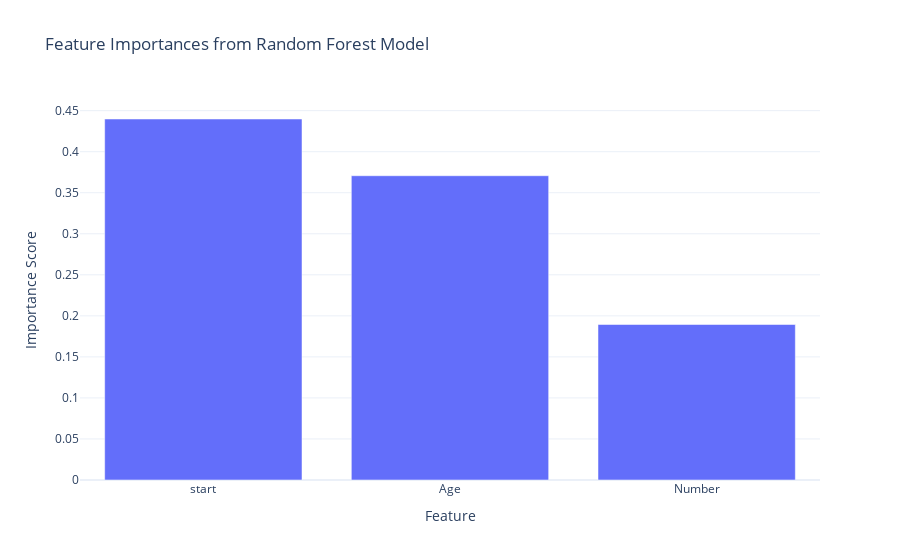

Here is the notebook cell this chart was saved with:
### Code cell
import plotly.express as px
import plotly.graph_objects as go

# Feature importances
importances = rf_model.feature_importances_
feature_names = X.columns

# Creating a DataFrame for plotting
feature_importance_df = pd.DataFrame({
    'Feature': feature_names,
    'Importance': importances
}).sort_values('Importance', ascending=False)

# Plotting feature importances
fig = px.bar(feature_importance_df, x='Feature', y='Importance',
             title='Feature Importances from Random Forest Model',
             labels={'Importance': 'Importance Score'},
             template='plotly_white')

fig.show()

### Figure 1 — Plotly figure (JSON) as saved in the notebook; plotly's stock layout.template omitted (floating-point values rounded to 4 significant figures)
{"data": [{"alignmentgroup": "True", "hovertemplate": "Feature=%{x}<br>Importance Score=%{y}<extra></extra>", "legendgroup": "", "marker": {"color": "#636efa", "pattern": {"shape": ""}}, "name": "", "offsetgroup": "", "orientation": "v", "showlegend": false, "textposition": "auto", "type": "bar", "x": ["start", "Age", "Number"], "xaxis": "x", "y": [0.4398, 0.3707, 0.1895], "yaxis": "y"}], "layout": {"barmode": "relative", "legend": {"tracegroupgap": 0}, "title": {"text": "Feature Importances from Random Forest Model"}, "xaxis": {"anchor": "y", "domain": [0, 1], "title": {"text": "Feature"}}, "yaxis": {"anchor": "x", "domain": [0, 1], "title": {"text": "Importance Score"}}}}
